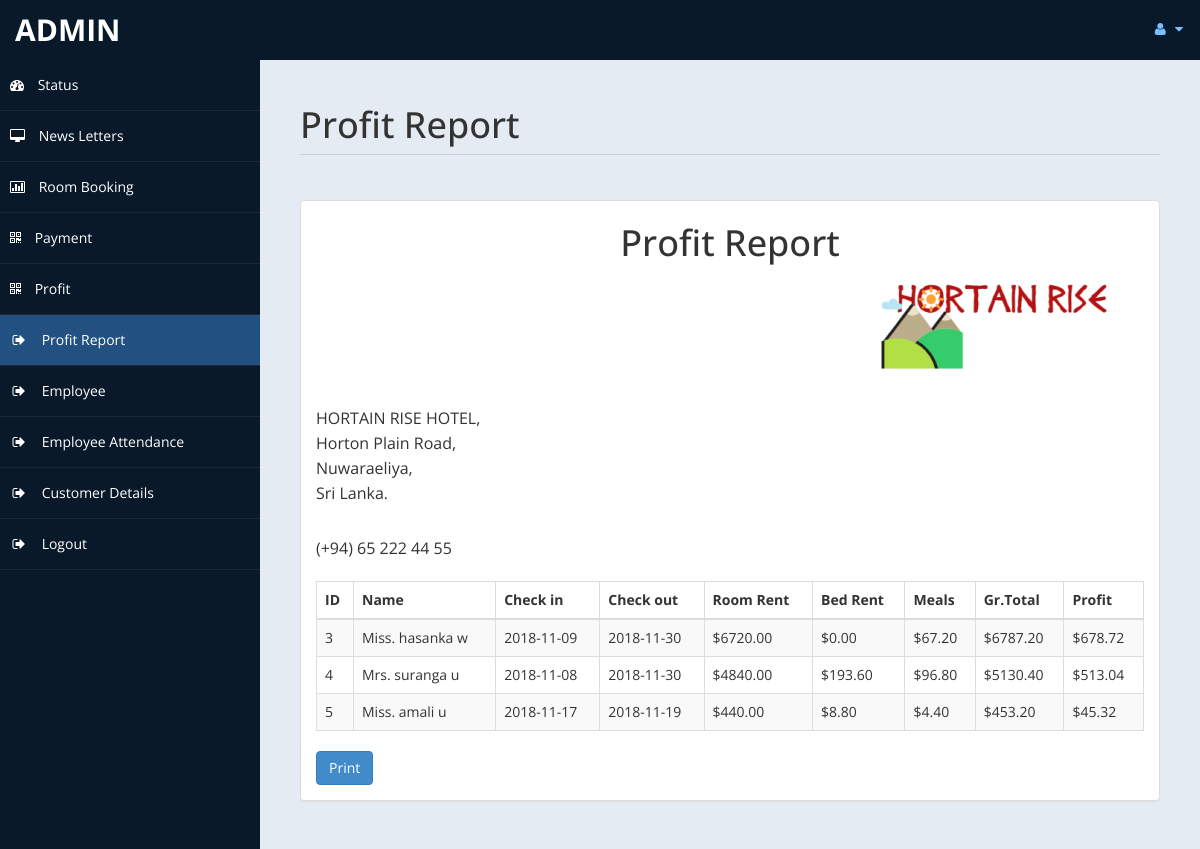
The app's page /admin/profit_rep.php (signed in), older data.
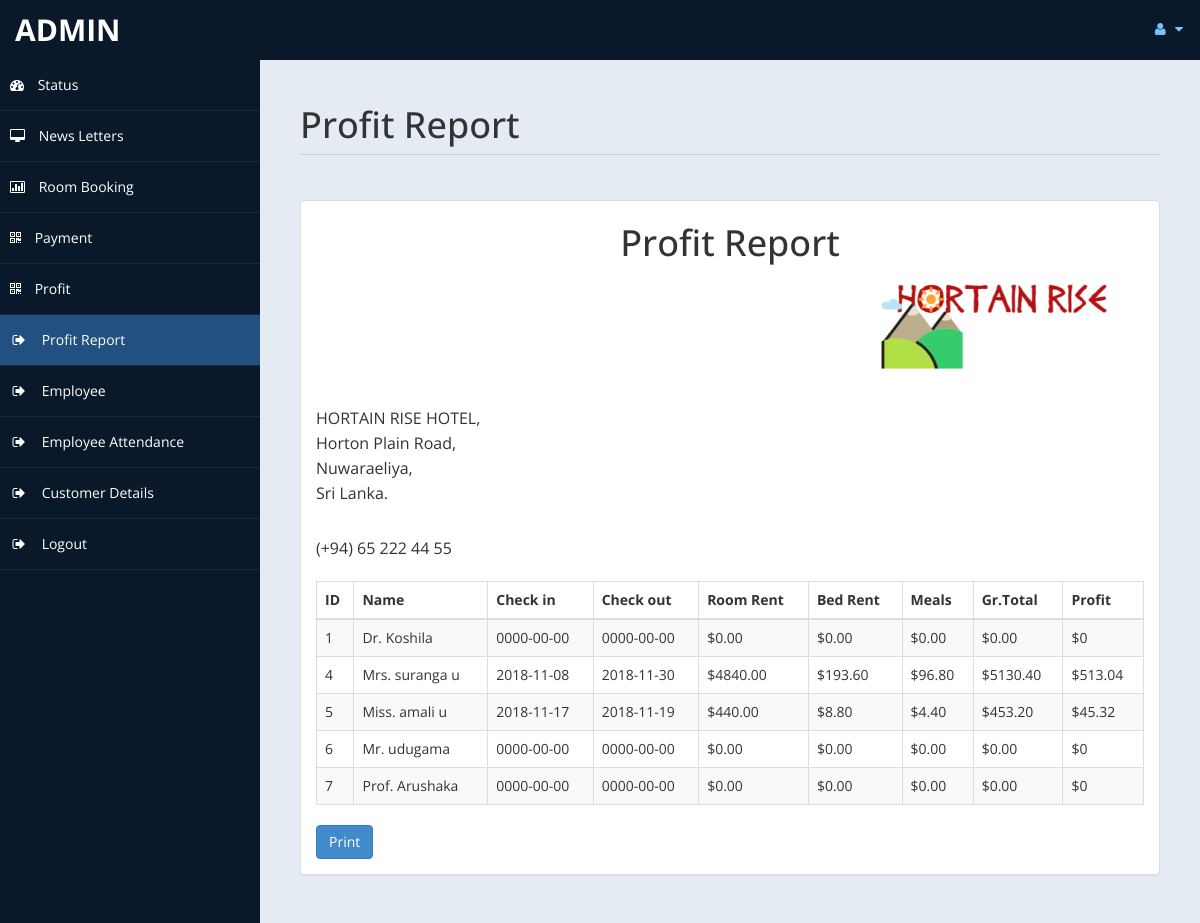
The same page, newer data.
### tables this page shows
CREATE TABLE `payment` (
  `id` int(11) NOT NULL,
  `title` varchar(5) DEFAULT NULL,
  `fname` varchar(30) DEFAULT NULL,
  `lname` varchar(30) DEFAULT NULL,
  `troom` varchar(30) DEFAULT NULL,
  `tbed` varchar(30) DEFAULT NULL,
  `nroom` int(11) DEFAULT NULL,
  `cin` date DEFAULT NULL,
  `cout` date DEFAULT NULL,
  `ttot` double(8,2) DEFAULT NULL,
  `fintot` double(8,2) DEFAULT NULL,
  `mepr` double(8,2) DEFAULT NULL,
  `meal` varchar(30) DEFAULT NULL,
  `btot` double(8,2) DEFAULT NULL,
  `noofdays` int(11) DEFAULT NULL
);

### admin/profit_rep.php (the view, shortened to what the changed rows need)
<?php
include('db.php');
?>
<!DOCTYPE html>
<html xmlns="http://www.w3.org/1999/xhtml">
    <head>
        <link href="assets/css/bootstrap.css" rel="stylesheet" />
        <link href="assets/css/font-awesome.css" rel="stylesheet" />
        <link rel="stylesheet" href="assets/css/morris.css">
            <link href="assets/css/custom-styles.css" rel="stylesheet" />
            <link href="assets/js/dataTables/dataTables.bootstrap.css" rel="stylesheet" />
    </head>
    <body>
        <div id="wrapper">
            <div id="page-wrapper" >
                <div id="page-inner">
                    <div class="row">
                        <div class="col-md-12">
                            <h1 class="page-header">
                                Profit Report<small> </small>
                            </h1>
                        </div>
                    </div>
                    <div class="row">
                                        <div class="col-md-12">
                                            <div class="panel panel-default">
                                                <div class="panel-body">
                                                    <div id="print" class="table-responsive">
                                                        <table class="table table-striped table-bordered table-hover">
                                                            <thead>
                                                                <tr>
                                                                    <th>ID</th>
                                                                    <th>Name</th>
                                                                    <th>Check in</th>
                                                                    <th>Check out</th>
                                                                    <th>Room Rent</th>
                                                                    <th>Bed Rent</th>
                                                                    <th>Meals </th>
                                                                    <th>Gr.Total</th>
                                                                    <th>Profit</th>
                                                                </tr>
                                                            </thead>
                                                            <tbody>
<?php
$sql = "select * from payment";
$re = mysqli_query($con, $sql);
while ($row = mysqli_fetch_array($re)) {
    $id = $row['id'];
    if ($id % 2 == 1) {
        echo"<tr class='gradeC'>
													<td>" . $row['id'] . " </td>
													<td>" . $row['title'] . " " . $row['fname'] . " " . $row['lname'] . "</td>
													<td>" . $row['cin'] . "</td>
													<td>" . $row['cout'] . "</td>
													<td>$" . $row['ttot'] . "</td>
													<td>$" . $row['mepr'] . "</td>
													<td>$" . $row['btot'] . "</td>
													<td>$" . $row['fintot'] . "</td>
													<td>$" . $row['fintot'] * 10 / 100 . "</td>
													</tr>";
    } else {
        echo"<tr class='gradeU'>
													<td>" . $row['id'] . " </td>
													<td>" . $row['title'] . " " . $row['fname'] . " " . $row['lname'] . "</td>
													<td>" . $row['cin'] . "</td>
													<td>" . $row['cout'] . "</td>
													<td>$" . $row['ttot'] . "</td>
													<td>$" . $row['mepr'] . "</td>
													<td>$" . $row['btot'] . "</td>
													<td>$" . $row['fintot'] . "</td>
													<td>$" . $row['fintot'] * 10 / 100 . "</td>
													</tr>";
    }
}
?>
                <header>
                    <h1><center>Profit Report</center></h1>
		</header>
                                                            </tbody>
                                                        </table>
                                                    </div>
                                                </div>
                                            </div>
                                        </div>
                                        </div>
                                        </div>
                                        </div>
                                        </div>
                                        </body>
                                        </html>

Row changes from the older to the newer data that the page shows:
removed payment: id "3", title "Miss.", fname "hasanka", lname "w", cin "2018-11-09", cout "2018-11-30", ttot "6720.00", mepr "0.00", btot "67.20", fintot "6787.20", $row['fintot']*10/100 "678.72"
added payment: id "1", title "Dr.", lname "Koshila", cin "0000-00-00", cout "0000-00-00", ttot "0.00", mepr "0.00", btot "0.00", fintot "0.00", $row['fintot']*10/100 "0"
added payment: id "6", title "Mr.", lname "udugama", cin "0000-00-00", cout "0000-00-00", ttot "0.00", mepr "0.00", btot "0.00", fintot "0.00", $row['fintot']*10/100 "0"
added payment: id "7", title "Prof.", lname "Arushaka", cin "0000-00-00", cout "0000-00-00", ttot "0.00", mepr "0.00", btot "0.00", fintot "0.00", $row['fintot']*10/100 "0"
